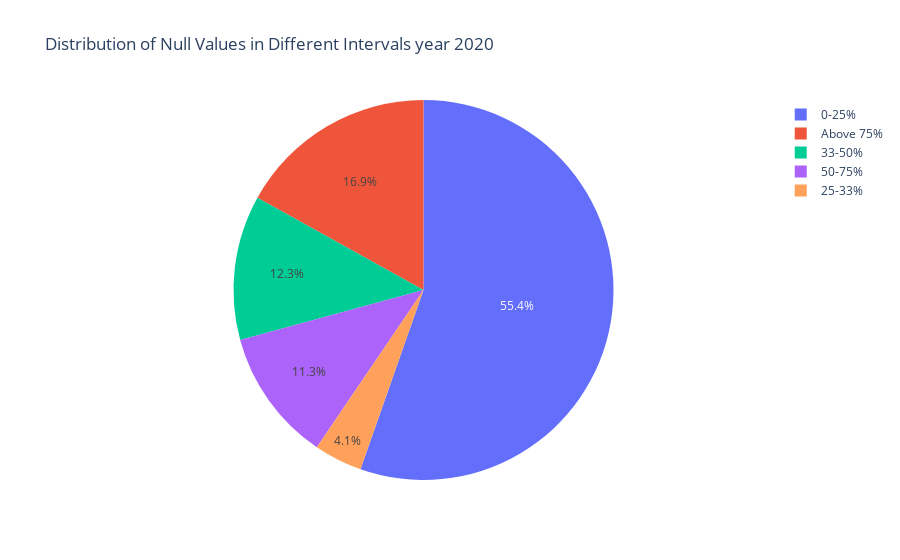

Notebook code for this chart:
### Code cell
import pandas as pd
import plotly.express as px

#def count_columns_with_null_in_intervals(dataframe):
    # ... (Your existing function to count columns in intervals)
#cleaned_df 

# Get the count of columns with null values in specified intervals
interval_counts = count_columns_with_null_in_intervals(cleaned_df)

# Create a pie chart using Plotly
labels = list(interval_counts.keys())
values = list(interval_counts.values())

fig = px.pie(
    names=labels,
    values=values,
    title="Distribution of Null Values in Different Intervals year 2020",
)

fig.show()
# Save the pie chart as an HTML file
fig.write_html("/home/sysadm/Downloads/2020_nan_values_pie_chart.html")

### Figure 1 — Plotly figure (JSON) as saved in the notebook; plotly's stock layout.template omitted (floating-point values rounded to 4 significant figures)
{"data": [{"domain": {"x": [0, 1], "y": [0, 1]}, "hovertemplate": "label=%{label}<br>value=%{value}<extra></extra>", "labels": ["25-33%", "0-25%", "33-50%", "50-75%", "Above 75%"], "legendgroup": "", "name": "", "showlegend": true, "type": "pie", "values": [8, 108, 24, 22, 33]}], "layout": {"autosize": true, "legend": {"tracegroupgap": 0}, "title": {"text": "Distribution of Null Values in Different Intervals year 2020"}}}
